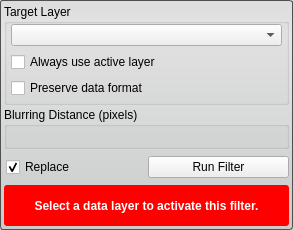
<?xml version="1.0" encoding="UTF-8"?>
<ui version="4.0">
 <class>DiscreteGaussianFilterInterface</class>
 <widget class="QWidget" name="DiscreteGaussianFilterInterface">
  <property name="geometry">
   <rect>
    <x>0</x>
    <y>0</y>
    <width>293</width>
    <height>230</height>
   </rect>
  </property>
  <property name="sizePolicy">
   <sizepolicy hsizetype="Preferred" vsizetype="Preferred">
    <horstretch>0</horstretch>
    <verstretch>0</verstretch>
   </sizepolicy>
  </property>
  <property name="minimumSize">
   <size>
    <width>213</width>
    <height>207</height>
   </size>
  </property>
  <property name="windowTitle">
   <string>Discrete Gaussian Filter</string>
  </property>
  <property name="styleSheet">
   <string notr="true">QWidget#DiscreteGaussianFilterInterface{
	border-radius: 3px;
	border: 1px solid rgb(80, 80,80);
	background-color: qlineargradient(spread:pad, x1:0.5, y1:0, x2:0.5, y2:0.960227, stop:0 rgba(221, 221, 221, 255), stop:0.155779 rgba(228, 228, 228, 255), stop:1 rgba(202, 204, 204, 255));      
}</string>
  </property>
  <layout class="QVBoxLayout" name="verticalLayout">
   <property name="spacing">
    <number>2</number>
   </property>
   <property name="margin">
    <number>4</number>
   </property>
   <item>
    <widget class="QGroupBox" name="target_groupbox_">
     <property name="title">
      <string>Target Layer</string>
     </property>
     <layout class="QVBoxLayout" name="verticalLayout_4">
      <property name="spacing">
       <number>6</number>
      </property>
      <property name="leftMargin">
       <number>4</number>
      </property>
      <property name="topMargin">
       <number>0</number>
      </property>
      <property name="rightMargin">
       <number>4</number>
      </property>
      <property name="bottomMargin">
       <number>4</number>
      </property>
      <item>
       <widget class="QtUtils::QtDropableComboBox" name="target_layer_">
        <property name="sizePolicy">
         <sizepolicy hsizetype="Ignored" vsizetype="Fixed">
          <horstretch>0</horstretch>
          <verstretch>0</verstretch>
         </sizepolicy>
        </property>
       </widget>
      </item>
      <item>
       <widget class="QWidget" name="widget" native="true">
        <property name="minimumSize">
         <size>
          <width>0</width>
          <height>20</height>
         </size>
        </property>
        <layout class="QHBoxLayout" name="horizontalLayout_3">
         <property name="spacing">
          <number>0</number>
         </property>
         <property name="margin">
          <number>0</number>
         </property>
         <item>
          <widget class="QCheckBox" name="use_active_layer_">
           <property name="text">
            <string>Always use active layer</string>
           </property>
          </widget>
         </item>
        </layout>
       </widget>
      </item>
      <item>
       <widget class="QWidget" name="widget_2" native="true">
        <property name="minimumSize">
         <size>
          <width>0</width>
          <height>20</height>
         </size>
        </property>
        <layout class="QHBoxLayout" name="horizontalLayout_4">
         <property name="spacing">
          <number>0</number>
         </property>
         <property name="margin">
          <number>0</number>
         </property>
         <item>
          <widget class="QCheckBox" name="preserve_data_format_">
           <property name="text">
            <string>Preserve data format</string>
           </property>
          </widget>
         </item>
        </layout>
       </widget>
      </item>
     </layout>
    </widget>
   </item>
   <item>
    <widget class="QGroupBox" name="groupBox">
     <property name="title">
      <string>Blurring Distance (pixels)</string>
     </property>
     <layout class="QHBoxLayout" name="horizontalLayout_2">
      <property name="leftMargin">
       <number>4</number>
      </property>
      <property name="topMargin">
       <number>2</number>
      </property>
      <property name="rightMargin">
       <number>4</number>
      </property>
      <property name="bottomMargin">
       <number>4</number>
      </property>
      <item>
       <widget class="QtUtils::QtSliderDoubleCombo" name="blurring_distance_" native="true"/>
      </item>
     </layout>
    </widget>
   </item>
   <item>
    <widget class="QWidget" name="replaceRunWidget" native="true">
     <property name="minimumSize">
      <size>
       <width>0</width>
       <height>32</height>
      </size>
     </property>
     <property name="maximumSize">
      <size>
       <width>16777215</width>
       <height>32</height>
      </size>
     </property>
     <layout class="QHBoxLayout" name="horizontalLayout" stretch="1,1">
      <property name="spacing">
       <number>0</number>
      </property>
      <property name="leftMargin">
       <number>2</number>
      </property>
      <property name="topMargin">
       <number>0</number>
      </property>
      <property name="rightMargin">
       <number>0</number>
      </property>
      <property name="bottomMargin">
       <number>0</number>
      </property>
      <item>
       <widget class="QCheckBox" name="replaceCheckBox">
        <property name="text">
         <string>Replace</string>
        </property>
        <property name="checked">
         <bool>true</bool>
        </property>
       </widget>
      </item>
      <item>
       <widget class="QPushButton" name="runFilterButton">
        <property name="text">
         <string>Run Filter</string>
        </property>
       </widget>
      </item>
     </layout>
    </widget>
   </item>
   <item>
    <widget class="QWidget" name="message_alert_" native="true">
     <property name="minimumSize">
      <size>
       <width>0</width>
       <height>32</height>
      </size>
     </property>
     <property name="styleSheet">
      <string notr="true">QLabel#message_{
	color: white;
	font: bold;
}

QWidget#message_alert_{
	border-radius: 3px;
	background-color: red;
}</string>
     </property>
     <layout class="QHBoxLayout" name="horizontalLayout_5">
      <property name="spacing">
       <number>0</number>
      </property>
      <property name="margin">
       <number>4</number>
      </property>
      <item>
       <widget class="QLabel" name="message_">
        <property name="text">
         <string>Select a data layer to activate this filter.</string>
        </property>
        <property name="alignment">
         <set>Qt::AlignCenter</set>
        </property>
        <property name="wordWrap">
         <bool>true</bool>
        </property>
       </widget>
      </item>
     </layout>
    </widget>
   </item>
  </layout>
 </widget>
 <customwidgets>
  <customwidget>
   <class>QtUtils::QtDropableComboBox</class>
   <extends>QComboBox</extends>
   <header location="global">QtUtils/Widgets/QtDropableComboBox.h</header>
  </customwidget>
  <customwidget>
   <class>QtUtils::QtSliderDoubleCombo</class>
   <extends>QWidget</extends>
   <header location="global">QtUtils/Widgets/QtSliderDoubleCombo.h</header>
   <container>1</container>
  </customwidget>
 </customwidgets>
 <resources/>
 <connections/>
</ui>
